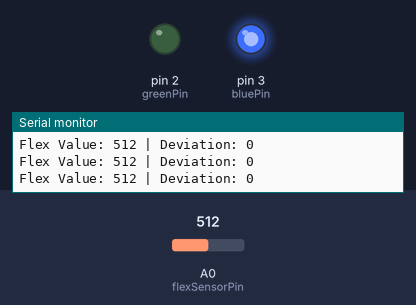
This sketch was run on a simulated Arduino Uno, built with avr-gcc and run on an emulated ATmega328P. Parts: output pins drawn as LEDs (lit = HIGH), the last lines printed to the serial monitor. The inputs (shaded band) are chosen by the test bench; at power-on: A0 (flexSensorPin) = 512. Pins used as bus, display or sensor lines are not drawn.

Above: at 2.2 s.
2.3 s: A0 (flexSensorPin) set to 549
3.8 s: A0 (flexSensorPin) set to 569
At 4.7 s:
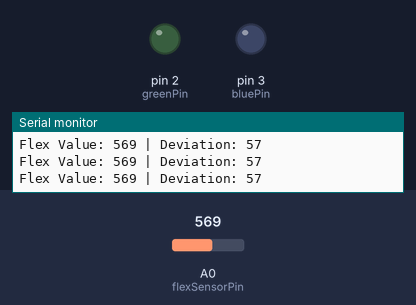
5.3 s: A0 (flexSensorPin) set to 672
6.8 s: A0 (flexSensorPin) set to 694
At 7.8 s:
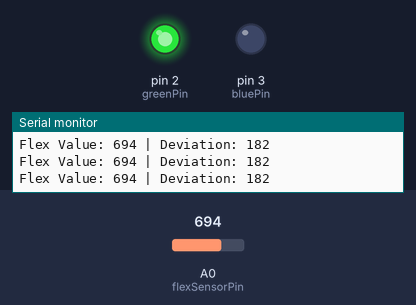
8.3 s: A0 (flexSensorPin) set to 306
At 9.4 s:
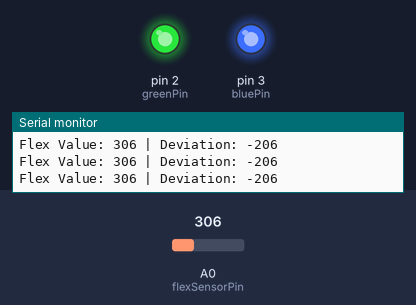
9.8 s: A0 (flexSensorPin) set to 329
12.8 s: A0 (flexSensorPin) set to 347
At 14.1 s:
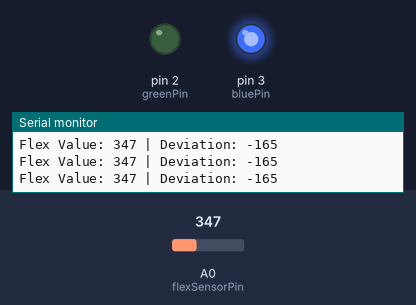
Timing chart, 0 to 15.4 s (numbered marks = the images above; inputs shaded):
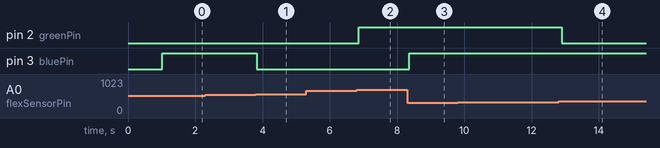

Measured:
- the behaviour switches between 561 and 562 on A0 (flexSensorPin) (found by bisection; images 0 and 1)
- the behaviour switches between 686 and 687 on A0 (flexSensorPin) (found by bisection; images 1 and 2)
- the behaviour switches between 336 and 337 on A0 (flexSensorPin) (found by bisection; images 3 and 4)
- after the input at 3.8 s, pin 3 (bluePin): HIGH → LOW at once
- after the input at 6.8 s, pin 2 (greenPin): LOW → HIGH after 0.05 s
- after the input at 8.3 s, pin 3 (bluePin): LOW → HIGH after 0.07 s
- after the input at 12.8 s, pin 2 (greenPin): HIGH → LOW after 0.10 s

The sketch:

flexSensor_RGB1.ino
```cpp
// Define pin connections
const int flexSensorPin = A0;  // Analog pin for the flex sensor
const int redPin = 1;          // PWM pin for red LED (D1)
const int greenPin = 2;        // PWM pin for green LED (D2)
const int bluePin = 3;         // PWM pin for blue LED (D3)

// Dynamic calibration
int neutralFlex = 0;  // Neutral (unbent) sensor reading
const int flexBuffer = 50;  // Dead zone buffer to prevent false detections

void setup() {
    pinMode(redPin, OUTPUT);
    pinMode(greenPin, OUTPUT);
    pinMode(bluePin, OUTPUT);
    Serial.begin(115200);

    // Read neutral position at startup
    long sum = 0;
    for (int i = 0; i < 100; i++) {  // Take multiple readings to average
        sum += analogRead(flexSensorPin);
        delay(10);
    }
    neutralFlex = sum / 100;  // Set as baseline
    Serial.print("Neutral Position: ");
    Serial.println(neutralFlex);
}

void loop() {
    int flexValue = analogRead(flexSensorPin);  // Read flex sensor value
    int deviation = flexValue - neutralFlex;  // Difference from neutral

    Serial.print("Flex Value: ");
    Serial.print(flexValue);
    Serial.print(" | Deviation: ");
    Serial.println(deviation);

    int stage;

    if (abs(deviation) < flexBuffer) {
        stage = 3;  // Close to neutral
    } else if (deviation > 0) {  // Bending in one direction
        stage = map(deviation, flexBuffer, 300, 4, 6);  // Scale up
    } else {  // Bending in the opposite direction
        stage = map(deviation, -300, -flexBuffer, 0, 2);  // Scale down
    }
    stage = constrain(stage, 0, 6);

    // Define 7 color states for bidirectional bending
    switch (stage) {
        case 0: setColor(255, 0, 0); break;   // Red - Max bend (left)
        case 1: setColor(255, 128, 0); break; // Orange
        case 2: setColor(255, 255, 0); break; // Yellow
        case 3: setColor(0, 255, 0); break;   // Green - Neutral position
        case 4: setColor(0, 255, 255); break; // Cyan
        case 5: setColor(0, 0, 255); break;   // Blue
        case 6: setColor(128, 0, 255); break; // Purple - Max bend (right)
    }

    delay(100);  // Small delay for stability
}

// Function to set RGB LED color
void setColor(int red, int green, int blue) {
    analogWrite(redPin, 255 - red);   // Common cathode correction
    analogWrite(greenPin, 255 - green);
    analogWrite(bluePin, 255 - blue);
}
```
